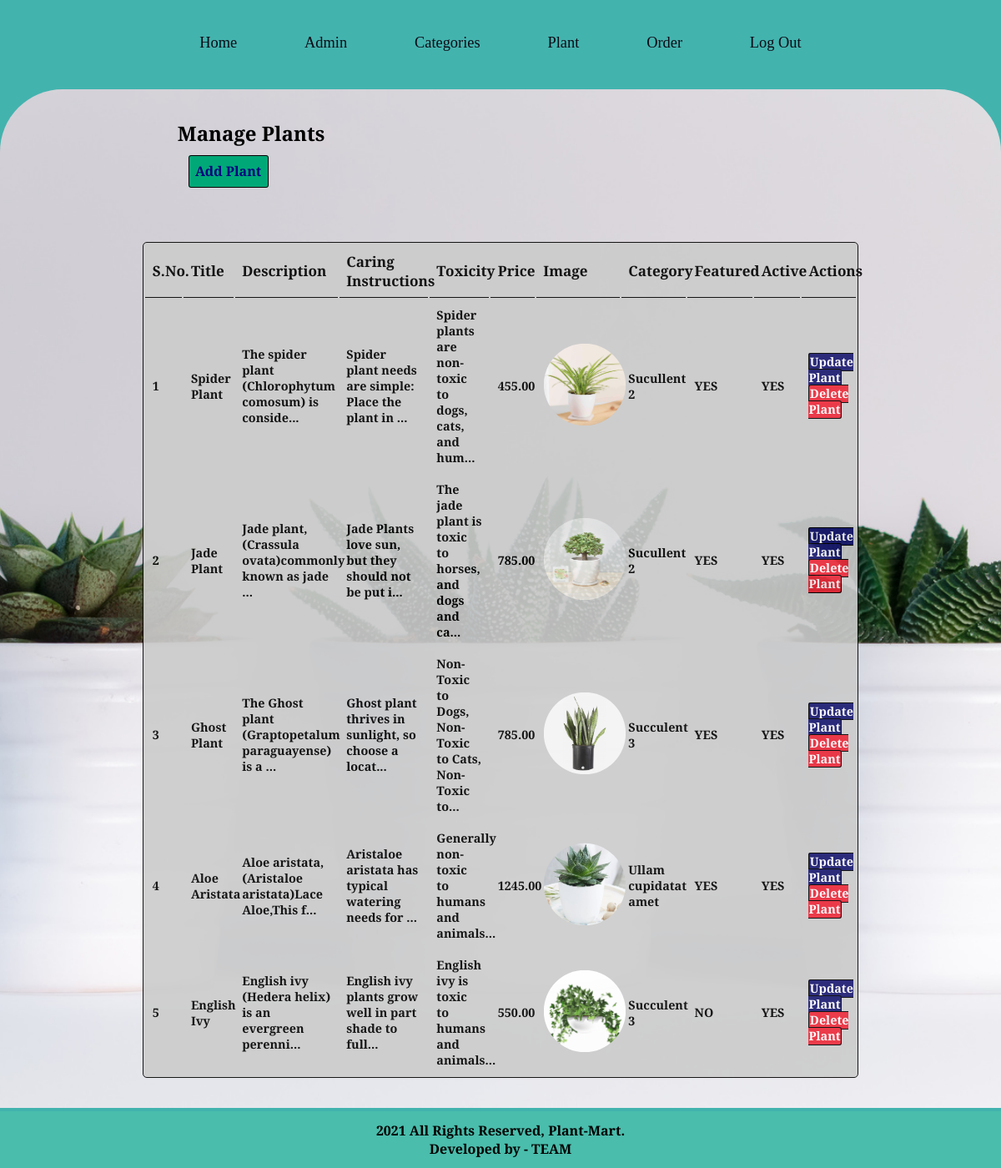
The app's page /admin/manage-plant.php (signed in) with its own data.
### tables this page shows
CREATE TABLE `tb_plant` (
  `id` int unsigned NOT NULL AUTO_INCREMENT,
  `title` varchar(150) DEFAULT NULL,
  `description` text,
  `price` decimal(10,2) DEFAULT NULL,
  `image_name` varchar(255) DEFAULT NULL,
  `category_id` int unsigned DEFAULT NULL,
  `featured` varchar(45) DEFAULT NULL,
  `active` varchar(45) DEFAULT NULL,
  `caring_instructions` text,
  `toxicity` text,
  PRIMARY KEY (`id`)
);

CREATE TABLE `tb_category` (
  `id` int unsigned NOT NULL AUTO_INCREMENT,
  `title` varchar(45) DEFAULT NULL,
  `image_name` varchar(255) DEFAULT NULL,
  `featured` varchar(45) DEFAULT NULL,
  `active` varchar(45) DEFAULT NULL,
  PRIMARY KEY (`id`)
);

### admin/manage-plant.php (the view, shortened to what this page needs)
<?php
include('partials/header.php')
?>
<div class="main-content  mc-bg wrapper">
    <div class="box-container">
        <h2>Manage Plants</h2>
        <div class='btn-container'><a href=<?php echo  SITEURL . "admin/add-plant.php"?> class="btn-primary">Add Plant</a></div>
        <br>
        <br>
        <br>
        <table>
            <tr>
                <th>S.No.</th>
                <th>Title</th>
                <th>Description</th>
                <th>Caring Instructions</th>
                <th>Toxicity</th>
                <th>Price</th>
                <th>Image</th>
                <th>Category</th>
                <th>Featured</th>
                <th>Active</th>
                <th>Actions</th>
            </tr>
            <?php
            $sql = "SELECT * FROM tb_plant";
            $res = mysqli_query($conn, $sql);
            $count = mysqli_num_rows($res);
            $sn = 1;
            if ($count > 0) {
                while ($rows = mysqli_fetch_assoc($res)) {
                    $id = $rows['id'];
                    $title = $rows['title'];
                    $description = $rows['description'];
                    $caring_ins = $rows['caring_instructions'];
                    $toxicity = $rows['toxicity'];
                    $price = $rows['price'];
                    $image_name = $rows['image_name'];
                    $category_id = $rows['category_id'];
                    $sql2 = "SELECT title FROM tb_category WHERE id = $category_id";
                    $res2 = mysqli_query($conn, $sql2);
                    $count_category = mysqli_num_rows($res2);
                    if($count_category != 1){
                        $category = "No Category Available!!";
                    }
                    else{
                        $row2 = mysqli_fetch_assoc($res2);
                        $category = $row2['title'];
                    }
                    $featured = $rows['featured'];
                    $active = $rows['active'];
            ?>
                    <tr>
                        <td><?php echo $sn; ?></td>
                        <td><?php echo $title; ?></td>
                        <td><?php echo substr($description, 0, 50) . '...'; ?></td>
                        <td><?php echo substr($caring_ins, 0, 50) . '...'; ?></td>
                        <td><?php echo substr($toxicity, 0, 50) . '...'; ?></td>
                        <td><?php echo $price; ?></td>
                        <td><img src="../images/plants/<?php echo $image_name; ?>" alt="<?php echo $image_name; ?>" width="100px" height="100px"></td>
                        <td><?php echo $category; ?></td>
                        <td><?php echo $featured; ?></td>
                        <td><?php echo $active; ?></td>
                        <td>
                            <a href="<?php echo SITEURL; ?>admin/update-plant.php?id=<?php echo $id ?>&image_name=<?php echo $image_name ?>" class="btn-secondary">Update Plant</a>
                            <a href="<?php echo SITEURL; ?>admin/delete-plant.php?id=<?php echo $id ?>&image_name=<?php echo $image_name ?>" class="btn-danger">Delete Plant</a>
                        </td>
                    </tr>
            <?php
                    $sn++;
                }
            } else {
            }
            ?>
        </table>
    </div>
</div>
<?php
include('partials/footer.php')
?>

### admin/partials/header.php (shortened to what this page needs)
<!DOCTYPE html>
<html lang="en">
<head>
    <link rel="stylesheet" href="../css/admin.css">
</head>
<body>
    <div class="menu text-center">
        <div class="wrapper m-bg">
            <div class="links">
                <a href="index.php">Home</a>
                <a href=<?php echo  SITEURL . "admin/manage-admin.php"?>>Admin</a>
                <a href=<?php echo  SITEURL . "admin/manage-categories.php"?>>categories</a>
                <a href=<?php echo  SITEURL . "admin/manage-plant.php"?>>plant</a>
                <a href=<?php echo  SITEURL . "admin/manage-order.php"?>>order</a>
                <a href=<?php echo  SITEURL . "admin/logout.php"?>>Log Out</a>
            </div>
        </div>
    </div>

### admin/partials/footer.php
<div class='footer'>
    <div class='wrapper  text-center f-bg'>
        <p>2021 All Rights Reserved, Plant-Mart.</p>
        <p> Developed by - <a href='#'>TEAM</a></p>
    </div>
</div>
</body>
</html>

### css/admin.css (style rules this page uses)
* { font-family: "Playfair Display"; margin: 0; padding: 0; box-sizing: border-box; outline: none; border: none; text-decoration: none; transition: 0.2s linear; flex-wrap: wrap; }
html { overflow-x: hidden; scroll-padding-top: 9rem; scroll-behavior: smooth; }
body { background-color: #43b3ae; }
a { text-decoration: none; color: black; }
.wrapper { padding: 1%; width: 100%; }
.text-center { text-align: center; }
.links { display: flex; font-weight: light; font-size: 1.15rem; padding: 1.8rem; margin: 0 10%; justify-content: space-evenly; text-transform: capitalize; }
.links a { color: #0e0b16; }
.main-content { margin: 0.35% 0; padding: 3% 0; min-height: 84vh; border-radius: 75px 75px 0 0; background-image: url('../images/small-plants-in-white-pots-im-1920x1080.jpg'); background-position: center; background-size: cover; }
.main-content h2, h1, h3 { text-transform: capitalize; padding-left: 5.8rem; }
.main-content .box-container { width: 80%; margin: 0 auto; }
.f-bg { background-color: #4abdac; font-weight: bold; }
.main-content table { background-color: #ccc; opacity: 0.9; width: 80%; font-size: 90%; margin: 0 auto; border: 1px solid black; border-radius: 5px; font-weight: 600; }
.main-content table tr th { font-size: 1.07rem; padding: 1%; text-align: left; border-bottom: 1px solid black; }
.main-content table tr td { padding: 1%; }
.main-content table tr td img { padding: 1%; border-radius: 50%; }
.btn-container { padding: 1%; width: 80%; margin: 1% auto; align-self: right; }
.btn-primary { background-color: #00a877; padding: 1%; color: #000080; text-decoration: none; font-weight: bold; border: 0.001px solid black; border-radius: 3px; }
.btn-secondary { background-color: #191970; padding: 1%; color: white; text-decoration: none; font-weight: bold; border: 0.001px solid black; border-radius: 3px; }
.btn-danger { background-color: #ed2939; padding: 1%; color: white; text-decoration: none; font-weight: bold; border: 0.001px solid black; border-radius: 3px; }

### records on screen
tb_plant: title "Spider Plant", description "The spider plant (Chlorophytum comosum) is conside", caring_instructions "Spider plant needs are simple: Place the plant in", toxicity "Spider plants are non-toxic to dogs, cats, and hum", price "455.00", image_name (picture), category.title "Sucullent 2", featured "YES", active "YES"
tb_plant: title "Jade Plant", description "Jade plant,(Crassula ovata)commonly known as jade", caring_instructions "Jade Plants love sun, but they should not be put i", toxicity "The jade plant is toxic to horses, and dogs and ca", price "785.00", image_name (picture), category.title "Sucullent 2", featured "YES", active "YES"
tb_plant: title "Ghost Plant", description "The Ghost plant (Graptopetalum paraguayense) is a", caring_instructions "Ghost plant thrives in sunlight, so choose a locat", toxicity "Non-Toxic to Dogs, Non-Toxic to Cats, Non-Toxic to", price "785.00", image_name (picture), category.title "Succulent 3", featured "YES", active "YES"
tb_plant: title "Aloe Aristata", description "Aloe aristata,(Aristaloe aristata)Lace Aloe,This f", caring_instructions "Aristaloe aristata has typical watering needs for", toxicity "Generally non-toxic to humans and animals", price "1245.00", image_name (picture), category.title "Ullam cupidatat amet", featured "YES", active "YES"
tb_plant: title "English Ivy", description "English ivy (Hedera helix) is an evergreen perenni", caring_instructions "English ivy plants grow well in part shade to full", toxicity "English ivy is toxic to humans and animals", price "550.00", image_name (picture), category.title "Succulent 3", featured "NO", active "YES"
